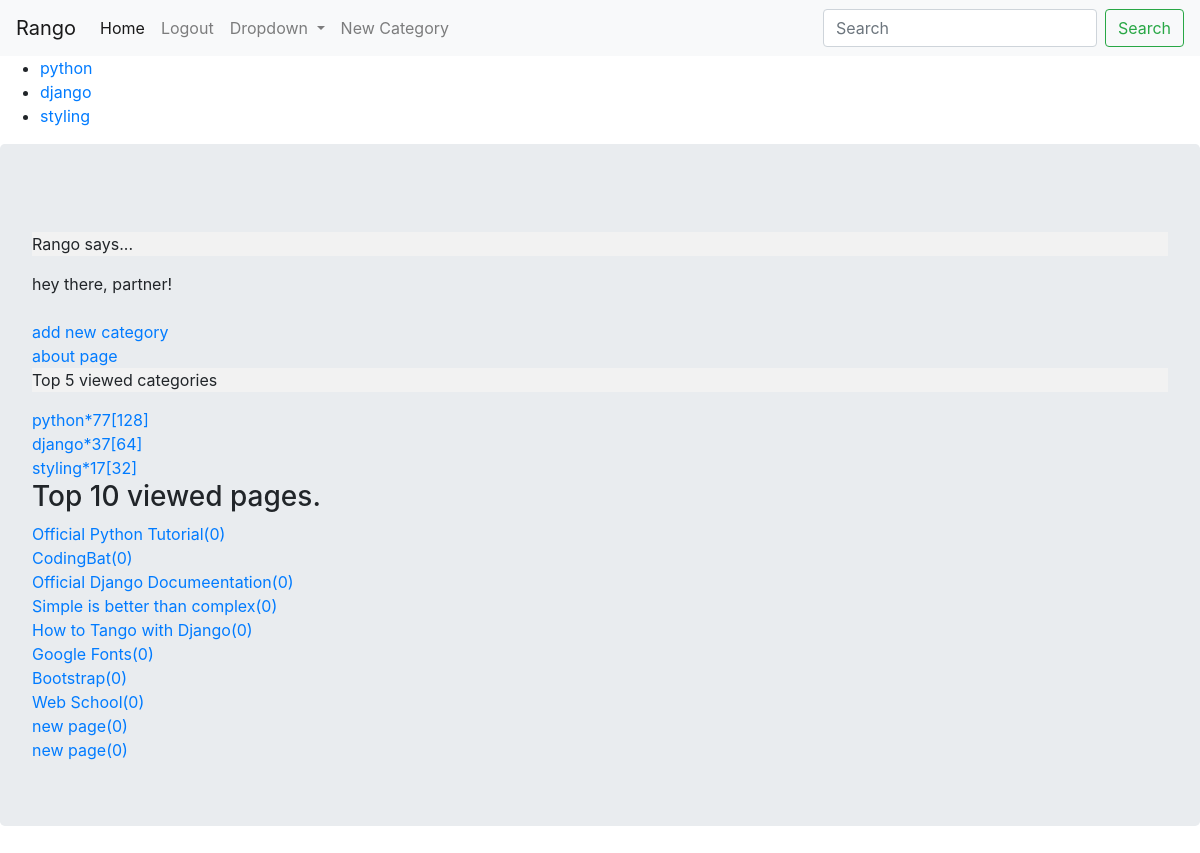
The app's page / (signed in) with its own data.
### mainapp/models.py (models this page shows, shortened)
class Category(models.Model):
    name = models.CharField(max_length = 40, unique = True)
    views = models.PositiveIntegerField(default = 0)
    likes = models.PositiveIntegerField(default = 0)
    slug = models.SlugField(blank = True, unique = True)
    class Meta:
        verbose_name_plural = 'Categories'
    def __str__(self):
        return '{}*{}[{}]'.format(self.name,self.views, self.likes)

class Page(models.Model):
    title = models.CharField(max_length = 40)
    views = models.PositiveIntegerField(default = 0)
    url = models.URLField()
    category = models.ForeignKey(Category, on_delete = models.CASCADE)
    def __str__(self):
        return '{}({})'.format(self.title, self.views)

### rango/views.py (the view)
# urls.py: url(r'^$', views.index, name = 'index'),
def index(request):
    request.session.set_test_cookie()
    category_list = Category.objects.order_by('-likes')[:5]
    page_list = Page.objects.order_by('-views')[:10]
    context = {'categories' : category_list, 'pages' : page_list}
    return render(request, 'index.html', context)

### mainapp/templatetags/rango_template_tags.py (called while the page is built)
@register.inclusion_tag('mainapp/cats.html')
def get_category_list(cat = None):
    return {'cats':Category.objects.all(), 'act_cat' : cat}

### templates/index.html
{% extends 'base.html' %}
{% load staticfiles %}
{% block content %}
    <img src="{% static 'images/rango.jpg' %}" alt=""><br>
    <p>Rango says...</p>
    <div>
      hey there, partner! <br \>
        <strong>{{boldmessage}}</strong><br \>
    </div>
    <a href="{% url 'mainapp:add_category' %}">add new category</a><br>
    <a href="{% url 'about' %}">about page</a><br>
    <p>Top 5 viewed categories</p>
    {% if categories %}
      {% for cat in categories %}
        <a href="{% url 'mainapp:category_detail' category_name_slug=cat.slug %}">{{cat}}</a><br>
      {% endfor %}
    {% else %}
      <p>No categories.</p>
    {% endif %}
    <h3>Top 10 viewed pages.</h3>
    {% if pages %}
      {% for page in pages %}
        <a href="{{page.url}}">{{page}}</a><br>
      {% endfor %}
    {% else %}
      <p>No pages.</p>
    {% endif %}
{% endblock %}

### mainapp/templates/mainapp/cats.html
<ul>
  {% if cats %}
    {% for c in cats %}
      {% if c == act_cat %}
        <strong><li> <a href="{% url 'mainapp:category_detail' c.slug %}">{{c.name}}</a> </li></strong>
      {% else %}
        <li> <a href="{% url 'mainapp:category_detail' c.slug %}">{{c.name}}</a> </li>
      {% endif %}
    {% endfor %}
  {% else %}
    <li> <strong>No category present</strong> </li>
  {% endif %}
</ul>

### static/css/master.css (style rules this page uses)
p { background-color: #F2F2F2; }

### records on screen
Category: name "python", name+views+likes "python*77[128]"
Category: name "django", name+views+likes "django*37[64]"
Category: name "styling", name+views+likes "styling*17[32]"
Page: title+views "Official Python Tutorial(0)"
Page: title+views "CodingBat(0)"
Page: title+views "Official Django Documeentation(0)"
Page: title+views "Simple is better than complex(0)"
Page: title+views "How to Tango with Django(0)"
Page: title+views "Google Fonts(0)"
Page: title+views "Bootstrap(0)"
Page: title+views "Web School(0)"
Page: title+views "new page(0)"
Page: title+views "new page(0)"
